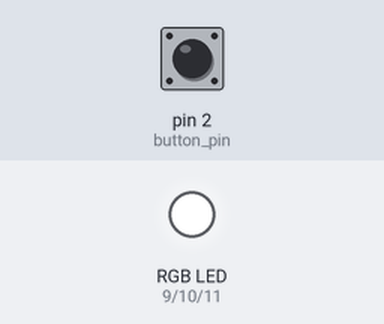
The sketch below on a simulated Arduino Uno, built with avr-gcc and run on an emulated ATmega328P. Parts: an RGB LED mixed from three pins (HIGH = lit). Dashed ring = blinking. The inputs (shaded band) are chosen by the test bench; at power-on: pin 2 (button_pin) HIGH.

Above: at 2.8 s.
2.9 s: pin 2 (button_pin) pulled LOW for 1.2 s
At 3.3 s:
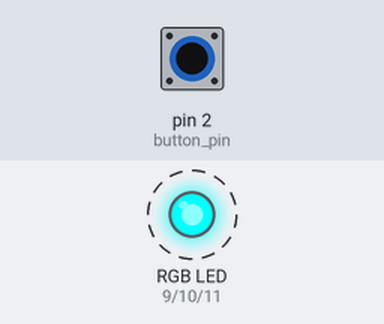
At 5.4 s:
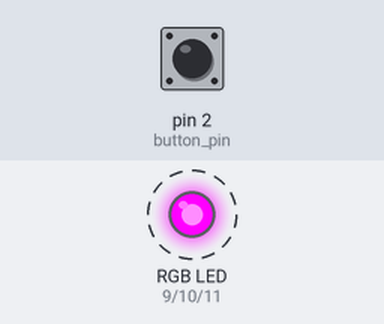
8.2 s: pin 2 (button_pin) pulled LOW for 1.2 s
At 12.3 s:
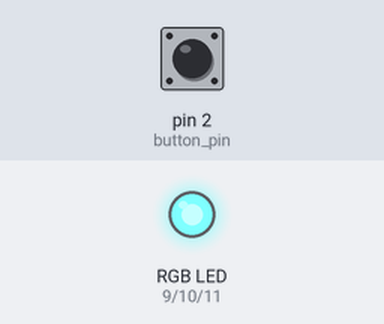
Timing chart, 0 to 31.2 s (numbered marks = the images above; inputs shaded):
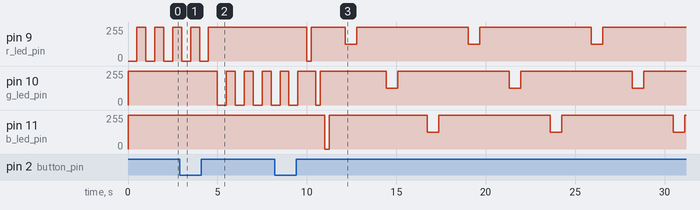

The sketch:

rgb_led_cycle.ino
```cpp
/*-----------------------------------------------------------------------
  Author: DSC MBM
  Platforms: Arduino Uno R3
  File: rgb_led_cycle.ino
  ------------------------------------------------------------------------
  Description:
  We set up a push button and a common-anode RGB LED. The push button is
  used to ensure that the wiring of the Red, Green, and Blue is as we
  expect it.

  The wiring check code will blink a single LED, starting with Red. If the
  user sees another LED blinking, she will adjust the wire to pin 9 until
  the Red LED blinks. Once this is done she will hold down the button for
  about 2 seconds then release it.

  The Green LED should start blinking now. In case the Blue LED is
  blinking, the user will need to reverse the wires connected to pin 10
  and 11. Once this is done, the user can hold downi the button for
  another 2 seconds and release it.

  Finally, she should see a quick blink sequence: Red-Green-Blue,
  followed by the main part of the program.  That is, a heartbeat on each
  color.

------------------------------------------------------------------------*/

// We can change this to false if we do not want to test the wiring
// of the LED
#define testing true

// Initialize variables for the pins we'll be using later
int r_led_pin =  9;
int g_led_pin = 10;
int b_led_pin = 11;

// Only used for checking the wiring
#if testing == true
 int button_pin = 2,
     button_state = HIGH,
     bounce_wait = 200,
     time = 0,
     button_state_old = HIGH;
#endif

// Initialize a few variables that we'll be using in our loop function
// for controlling LED brightness
int value = 0,
    value_max = 128,
    number_of_steps = 255,
    step_delay_ms = 5,
    cycle_delay_ms = 1000,
    step_size = max( (int)value_max/number_of_steps, 1 );

int pin_array[3] = {r_led_pin, g_led_pin, b_led_pin},
    index = 0;

void setup()
{
  // Configure the pin modes
  pinMode(r_led_pin, OUTPUT);
  pinMode(g_led_pin, OUTPUT);
  pinMode(b_led_pin, OUTPUT);

  // Because the RGB LED is common-anode, we turn OFF the individual LEDs
  // by writing a HIGH value to the pin. The default state of an output
  // pin is LOW so we need this!
  digitalWrite(r_led_pin, HIGH);
  digitalWrite(g_led_pin, HIGH);
  digitalWrite(b_led_pin, HIGH);

  // These are only necessary if we're checking the wiring
#if testing == true
  pinMode(button_pin, INPUT_PULLUP);
  testWiring();
#endif
}

  // This operation is similar than the code in our Hearbeat demo (see Activity 02 - LEDs).
void loop()
{
  analogWrite(pin_array[index], 255-value); //set the  LED brightness (255 is OFF)
  delay(step_delay_ms); //hold the value for a short time
  value+=step_size; //increase the current value for the next iteration

  // If we've reached the maximum or minimum value, change direction of
  // change in brightness (i.e., increasing -> decreasing or viceversa).
  if( (value>value_max)||(value<0) )
  {
    step_size *= -1;
    value+=step_size; // ensure that value stays within bounds
    // We also check if we're at the end of an ON-OFF cycle to switch LED color
    // and stop for 1 second.
    if(value == 0)
    {
      delay(cycle_delay_ms); // hold 1 second off starting each cycle
      // This line first increases our pin array's index (++)
      // and then it performs the modulus operation index = index%3 so that
      // the index of the 3-element array remains within the acceptable values:
      // 0, 1, or 2.
      ++index%=3;
    }
  }
}

// We only define our wiring-check function if we're checking the wiring :)
#if testing == true
 void testWiring()
 {
   int n = 0; // a variable to help us know when we're done with the test
   // We want to remain in this function while the wiring is incorrect
   while(n<2)
   {
     // If there has been a button press this will read LOW otherwise HIGH
     button_state = digitalRead(button_pin);
     // Similar check than in our Activity #3 - Buttons
     if ( (button_state == HIGH) &&
          (button_state_old == LOW) &&
          ((millis() - time) > bounce_wait) )
     {
       time = millis();
       n++; // if the user has pressed the button, switch to next LED
     }
     // Blink a single LED until the user gets the color right.
     switch(n)
     {
       // Start with Red. If another color is blinking the user will need
       // to adjust her wiring.
       case 0:
         blinkLed(r_led_pin, 500);
         break;
       // Once the user sees the Red LED blinking, she will press the button
       // and we'll start blinking the next LED. In case the user doesn't
       // see the Green LED blinking, she'll need to reverse the remaining
       // wires.
       case 1:
         blinkLed(g_led_pin, 500);
         break;
       // Once the wiring is correct, we show a short R-G-B sequence
       case 2:
         blinkLed(r_led_pin, 250);
         blinkLed(g_led_pin, 250);
         blinkLed(b_led_pin, 250);
         break;
       default:
         break;
     }
     // We keep track of the previous state of the button for debouncing
     // purposes
     button_state_old = button_state;
   }
 }

 // Helper function for avoiding typing these 4 lines multiple times!
 void blinkLed(int pin, int t)
 {
   digitalWrite(pin, LOW);
   delay(t);
   digitalWrite(pin, HIGH);
   delay(t);
 }
#endif
```

Measured:
- after the input at 2.9 s, pin 9 (r_led_pin): goes on until 4.5 s, then stays 255/255; pin 10 (g_led_pin): alternates 255/255 for 0.50 s and 0/255 for 0.50 s, starting after 2.1 s
- after the input at 8.2 s, pin 9 (r_led_pin): 255/255 → 0/255 after 1.8 s, → 255/255 0.25 s later, → 127/255 1.9 s later, → 255/255 0.65 s later, … (8 changes in this stretch); pin 11 (b_led_pin): 255/255 → 0/255 after 2.8 s, → 255/255 0.25 s later, → 127/255 5.5 s later, → 255/255 0.65 s later, … (8 changes in this stretch)
